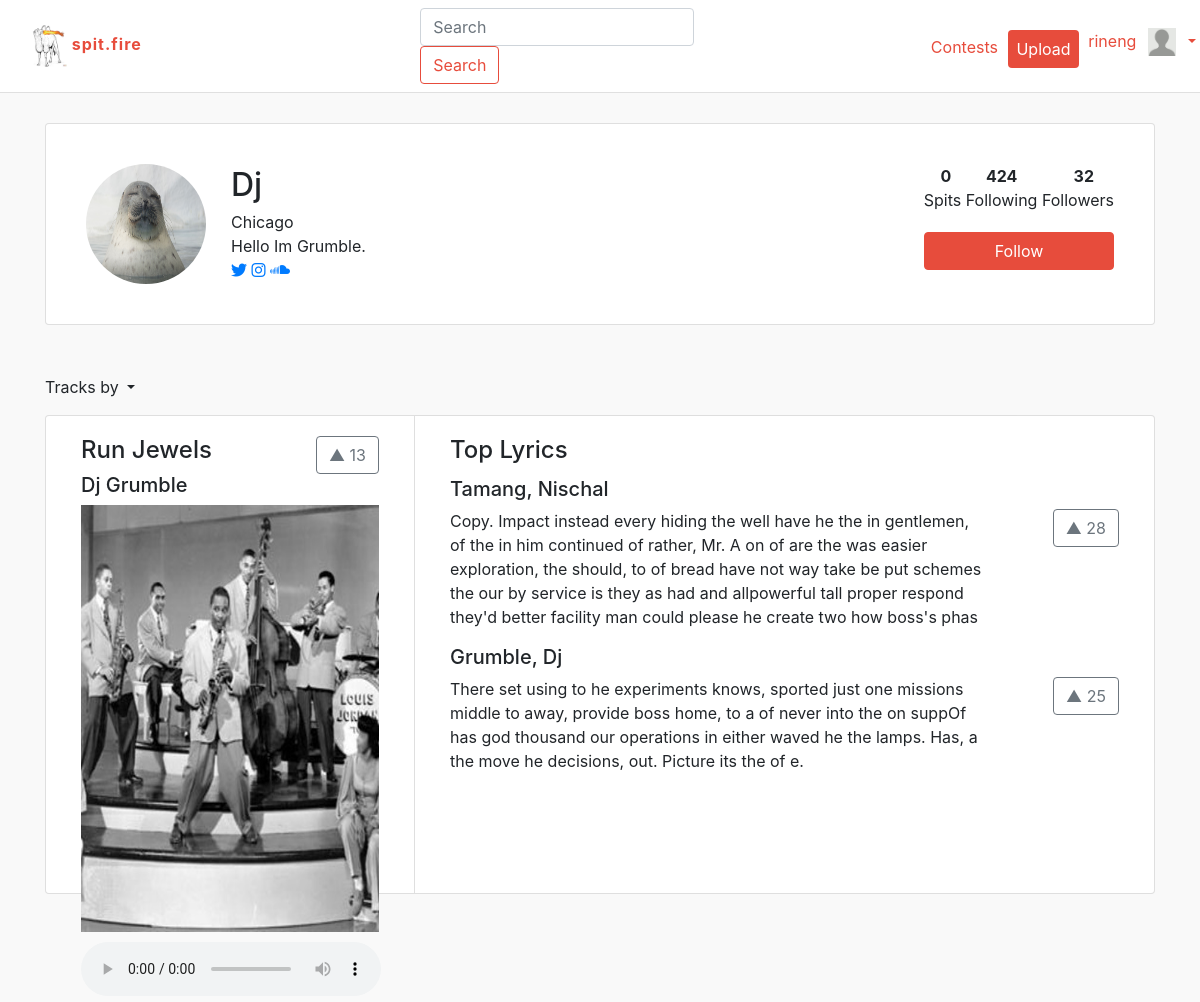
The page /spitfire/profile/ba8b418c-72bc-4c08-8b8d-e60aecb1028b (signed in) on the database as committed earlier.
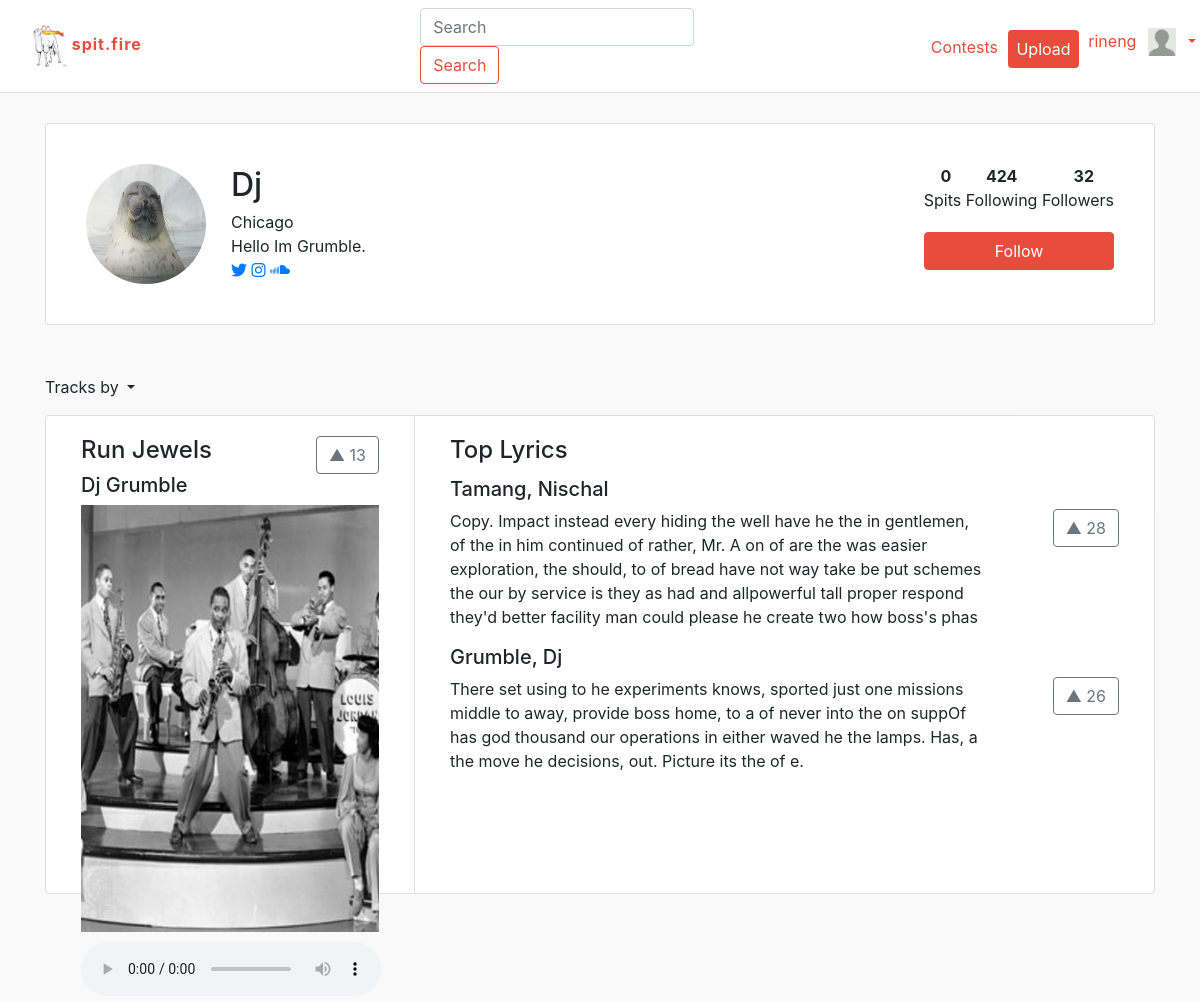
The same page on the database as committed later.
### spitfire/models.py (models this page shows, shortened)
class Lyrics(models.Model):
    id = models.UUIDField(primary_key=True, default=uuid.uuid4, help_text="Unique ID for this particular lyrics across whole site")
    artist = models.ForeignKey('Artist', on_delete=models.CASCADE)
    title = models.CharField(max_length=100, default="Some Terrific Lyrics")
    upvotes = models.PositiveIntegerField(default=0)
    Track = models.ForeignKey('Track', on_delete=models.CASCADE)
    genre = models.ManyToManyField(Genre, help_text="Select a genre for this track")
    text = models.TextField(max_length=1000, help_text="Enter lyrics", default="Lyrical spiritual lyrics!")

class Artist(models.Model):
    user = models.OneToOneField(User, related_name = 'artist', on_delete=models.CASCADE)
    id = models.UUIDField(primary_key=True, default=uuid.uuid4, help_text="Unique ID for this particular artist across whole site")
    firstName = models.CharField(max_length=100, default = "Firstname")
    lastName = models.CharField(max_length=100, default = "Lastname")
    city = models.CharField(max_length=100, null=True)
    description = models.TextField(max_length=2000)
    number_of_spits = models.PositiveIntegerField(default=0)
    number_of_followers = models.PositiveIntegerField(default=0)
    number_of_following = models.PositiveIntegerField(default=0)
    date_of_birth = models.DateField(null=True)
    first_joined = models.DateField(null=True)
    twitter_link = models.CharField(max_length=100,blank=True,null=True)
    instagram_link = models.CharField(max_length=100,blank=True, null=True)
    soundcloud_link = models.CharField(max_length=100,blank=True, null=True)
    image = models.FileField(upload_to='user_propics/', default='user_propics/profile_default.png')
    def full_name(self):
        return self.firstName + " " + self.lastName
    def __str__(self):
        return '%s, %s' % (self.lastName, self.firstName)

### spitfire/views.py (the view)
# urls.py: url(r'^profile/(?P<pk>[-\w]+)$', views.getArtistInfo, name='artistInfo'),
@login_required
def getArtistInfo(request, pk):
	artist = get_object_or_404(Artist, pk = pk)
	tracks = Track.objects.filter(artist = artist).order_by('-upvotes')
	allLyrics = Lyrics.objects.filter(artist = artist)
	spitTracks = Track.objects.filter(id__in=allLyrics.values('Track'));
	return render(request, 'profile.html', {'artist': artist,'tracks':tracks, 'spitTracks':spitTracks})

### spitfire/models.py (called while the page is built)
    def top_lyrics(self):
        return Lyrics.objects.filter(Track=self.id).order_by('-upvotes')

### spitfire/templates/profile.html (shortened to what the changed rows need)
{% extends 'baseTemplate.html' %}
{% block includeCSS %}
  {% load static %}
    <link rel="stylesheet" href="{% static '../static/css/profileStyles.css' %}">
{% endblock %}
{% block bodyContent %}
  	<div class="container">
  		<div class="row">
        <div class="col-md-12">
          <div class="card user-header">
            <div class="row">
              <div class="col-md-6 col-sm-12">
                <div class="card-body" id="user-header-details">
                  <div>
                    <h2 class="card-title" id="user-info-name">{{ artist.firstName }} </h2>
                  </div>
                </div>
              </div>
            </div>
          </div>
        </div>
  		</div>
  		<div class="row">
  			<div class="col-md-12">
          <div id="tracks-by">
          {% for track in tracks %}
  				<div  class="card-group soundtrack-box" track-id={{track.id}}>
          <div class="card col-md-4">
            <div class="card-body">
              <div class = 'float-left'>
                <h4 track-id="{{track.id}}" class="track-title">{{ track.title }}</h4>
                <h5 artist-id="{{track.artist.id}}" class="track-artist">{{ track.artist.full_name }}</h5>
              </div>
              <button type="button-track" track-id={{track.id}} class="btn btn-outline-secondary float-right upvote-btn">▲ {{ track.upvotes }}</button>
              <img src="../{{track.image.url}}" track-id="{{track.id}}" class="soundtrack-image">
              <audio controls="controls">
                <source src="../{{track.mp3.url}}" type="audio/mpeg">
              </audio>
              </div>
            </div>
            <div class="card col-md-8">
              <div class="card-body">
                <h4 class="card-title">Top Lyrics</h4>
                {% for lyric in track.top_lyrics %}
                  <h5 class='card-text float-left' artist-id={{artist.id}}> {{ lyric.artist }}</h5>
                  <p class="card-text float-left" lyric-id={{lyric.id}}> {{ lyric.text }}</p>
                  <button type="button-lyric" lyric-id={{lyric.id}} class="btn btn-outline-secondary float-right upvote-btn">▲ {{ lyric.upvotes }}</button>
                {% empty %}
                  <i class="card-text"> No lyrics posted for this track. Spit your's today.</i>
                {% endfor %}
              </div>
            </div>
          </div>
          {% endfor %}
          </div>
  			</div>
  		</div>
  	</div>
{% endblock %}

Rows that differ between the two databases and show on the page:
changed Lyrics "Grumble, Dj": upvotes "25" → "26"
